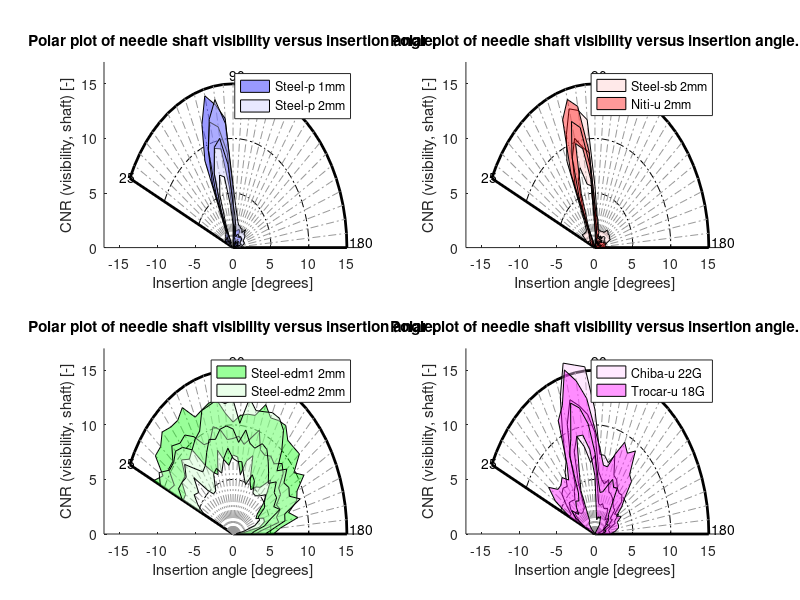
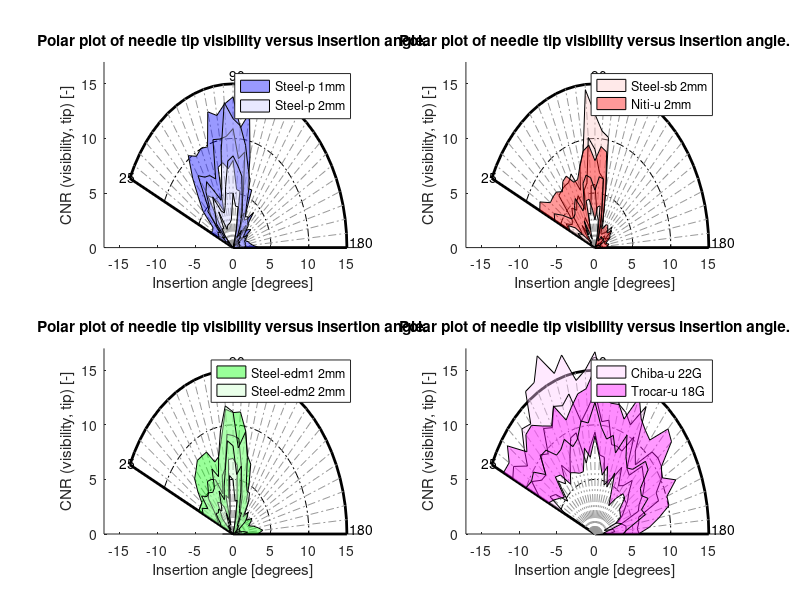

The MATLAB script that drew these images, in order:
% Visualization of stored data: visibility.
% Author: Nick J. van de Berg
% Date: 01-12-2017

% Inputs.
load vis_collected_data.mat v;
fields = fieldnames(v);
last_field = cell2mat(fields(end,1));                                       % Requires sequential order of structure fields.
last_vid_nr = str2double(last_field(4:end));

% Needle types to show.
ShownPerSubplot = {1:2,3:4,5:6,[7,9]};                                      % Needle indices compared in each subplot (as defined below).
subplots = length(ShownPerSubplot);                                         % Nr. of supplots.
ndl_sel = {'Steel_1mm', 'Steel_2mm', ...                                    % Needle names as used during data collection.
    'Steel_rough_2mm', 'Niti_2mm', ...     
    'Steel_1cut_2mm', 'Steel_2cut_2mm', ...                               
    'Bevel_22G', 'RFA_2mm', ...                                             
    'Trocar_18G'};
ndl_tags = {'Steel-p 1mm', 'Steel-p 2mm', ...                               % Corresponding needle names as used in article/images.
    'Steel-sb 2mm', 'Niti-u 2mm', ...            
    'Steel-edm1 2mm', 'Steel-edm2 2mm', ...                               
    'Chiba-u 22G', 'RFA_2mm', ...      
    'Trocar-u 18G'};
col_vec = {[0 0 255]; [200 200 255]; ...                                    % RGB colour channels, associated to each needle.
    [255 200 200]; [255 0 0]; ...
    [0 255 0]; [200 255 200]; ...
    [255 200 255]; [120 80 50]; ...
    [255 0 255]};  
col_vec = cellfun(@(x) x/255,col_vec,'un',0);
% Note: RFA needles were not included in the UMB article.

%% Load data...
len_ang = length(v.vid1.outputs.CNR_tip);                                   % Nr. of angles studied per video.
len_ndl = length(ndl_sel);                                                  % Nr. of needles evaluated.
CNR_tip = cell(len_ang,len_ndl);
CNR_sha = cell(len_ang,len_ndl);

i_builder = 1; % Table builder index.
for index = 1:last_vid_nr
    fn = strcat('vid',num2str(index)); % Recreate fieldname.
    try                                                                     % If file data exists: acquire experimental conditions.
        for n = 1:9
            ECs2{i_builder,n} = v.(fn).inputs.ECs{n}; %#ok<SAGROW>
        end
        ECs2{i_builder,10} = v.(fn).inputs.angles;
        [~,pos] = ismember(ECs2{i_builder,1},ndl_sel);
        ECs2{i_builder,11} = pos;                                           % Link vid file needle type to ndl_sel index.
        
        % Output data: acquire contrast to noise ratios (CNR).
        if pos>0
            for i = 1:len_ang
                CNR_tip{i,pos} = [CNR_tip{i,pos}, ...
                    v.(fn).outputs.CNR_tip(i)];
                CNR_sha{i,pos} = [CNR_sha{i,pos}, ....
                    v.(fn).outputs.CNR_shaft(i)];
            end
        end
        
        % If file data exists: +1 to table builder index.
        i_builder = i_builder+1;
    catch
    end
end

%% Compute summary metrics.

% Medians and standard deviations.
CNR_sha_med = cellfun(@median,CNR_sha);
CNR_sha_std = cellfun(@std,CNR_sha);
CNR_tip_med = cellfun(@median,CNR_tip);
CNR_tip_std = cellfun(@std,CNR_tip);

% Median +/- std margins.
CNR_sha_plus = CNR_sha_med + CNR_sha_std;
CNR_sha_min = CNR_sha_med - CNR_sha_std;
CNR_tip_plus = CNR_tip_med + CNR_tip_std;
CNR_tip_min = CNR_tip_med - CNR_tip_std;

threshold = 0.5;
reps = 10;
angs = (1:32)'; % (25:5:180)';
posrm = ones(length(angs),reps).*angs;
tempmat_t = cellfun(@(col) vertcat(col{:}), num2cell(CNR_tip, 1),...
    'UniformOutput', false);
tempmat_s = cellfun(@(col) vertcat(col{:}), num2cell(CNR_sha, 1),...
    'UniformOutput', false);
for ib = 1:len_ndl
    for rep = 1:reps
        temps_t{ib,rep} = posrm(tempmat_t{ib}(:,rep)-threshold>0); %#ok<SAGROW>
        temps_s{ib,rep} = posrm(tempmat_s{ib}(:,rep)-threshold>0); %#ok<SAGROW>
        range_min_t(ib,rep) = min(temps_t{ib,rep});%#ok<SAGROW>
        range_max_t(ib,rep) = max(temps_t{ib,rep});%#ok<SAGROW>
        range_min_s(ib,rep) = min(temps_s{ib,rep});%#ok<SAGROW>
        range_max_s(ib,rep) = max(temps_s{ib,rep});%#ok<SAGROW>
    end
    range_t{ib} = round(median(range_min_t(ib,:),2)):...
        round(median(range_max_t(ib,:),2));%#ok<SAGROW>
%     rangs_sd_t(ib) = round(std(range_min_t(ib,:),2)):...
%         round(median(range_max_t(ib,:),2));%#ok<SAGROW>
    range_s{ib} = round(median(range_min_s(ib,:),2)):...
        round(median(range_max_s(ib,:),2));%#ok<SAGROW>

end

% Apply rotations, counterclockwise angular rotation.
rot_ang = pi*(180-v.(fn).inputs.angles)/180; 
for i2 = 1:len_ang
    rot_mat = [cos(rot_ang(i2)), sin(rot_ang(i2)); ...
        -sin(rot_ang(i2)), cos(rot_ang(i2))];
    t1 = rot_mat.*[1;0];
    x_fact(i2) = t1(1,1); %#ok<SAGROW>
    y_fact(i2) = t1(1,2); %#ok<SAGROW>
end
tip_med_x = CNR_tip_med.*x_fact'; 
tip_plus_x = CNR_tip_plus.*x_fact'; 
tip_min_x = CNR_tip_min.*x_fact'; 
sha_med_x = CNR_sha_med.*x_fact';
sha_plus_x = CNR_sha_plus.*x_fact';
sha_min_x = CNR_sha_min.*x_fact';

tip_med_y = CNR_tip_med.*y_fact';
tip_plus_y = CNR_tip_plus.*y_fact';
tip_min_y = CNR_tip_min.*y_fact';
sha_med_y = CNR_sha_med.*y_fact';
sha_plus_y = CNR_sha_plus.*y_fact';
sha_min_y = CNR_sha_min.*y_fact';

% Show data shafts.
patch_a = 0.4; % Alpha value (transparantie) of patches.
figure('units','normalized','outerposition',[0 0 1 1]), hold on,
max_v = 15; % Max. value on radial axis.
for sp = 1:subplots
    subplot(2,2,sp)
    title('Polar plot of needle shaft visibility versus insertion angle.')
    xlabel('Insertion angle [degrees]');
    ylabel('CNR (visibility, shaft) [-]');
    xlim([-(max_v+2),(max_v+2)]); ylim([0,(max_v+2)]);
    line(5*x_fact,5*y_fact,'LineStyle','-.','Color','k',...
        'HandleVisibility','off');
    line(10*x_fact,10*y_fact,'LineStyle','-.','Color','k',...
        'HandleVisibility','off');
    line(15*x_fact,15*y_fact,'LineStyle','-.','Color','k',...
        'HandleVisibility','off');
    line(max_v*x_fact,max_v*y_fact,'LineWidth',2,'Color','k',...
        'HandleVisibility','off');
    line(max_v*[x_fact(1),0,1],max_v*[y_fact(1),0,0],...
        'LineWidth',2,'Color','k','HandleVisibility','off');
    for i3 = 2:len_ang-1
        line(max_v*[0,x_fact(i3)],max_v*[0,y_fact(i3)],'LineStyle','-.',...
            'LineWidth',0.2,'Color',[.6 .6 .6],'HandleVisibility','off');
    end
    text(-15,6.5,'25'); text(-0.5,15.8,'90'); text(15.3,0.5,'180');
    for ndls = ShownPerSubplot{sp}
        patch([sha_plus_x(:,ndls);flipud(sha_min_x(:,ndls))],...
            [sha_plus_y(:,ndls);flipud(sha_min_y(:,ndls))],col_vec{ndls},...
            'FaceAlpha',patch_a);
        line(sha_med_x(:,ndls),sha_med_y(:,ndls),'Color','k',...
            'HandleVisibility','off');
    end
    [~,h_legend] = legend(ndl_tags{ShownPerSubplot{sp}});
    PatchInLegend = findobj(h_legend, 'type', 'patch');
    for ptch_count = 1:length(ShownPerSubplot{sp})
        set(PatchInLegend(ptch_count), 'FaceAlpha', patch_a);
    end
end

% Show data tips.
figure('units','normalized','outerposition',[0 0 1 1]), hold on,
for sp = 1:subplots
    subplot(2,2,sp); 
    title('Polar plot of needle tip visibility versus insertion angle.')
    xlabel('Insertion angle [degrees]');
    ylabel('CNR (visibility, tip) [-]');
    xlim([-(max_v+2),(max_v+2)]); ylim([0,(max_v+2)]);
    line(5*x_fact,5*y_fact,'LineStyle','-.','Color','k',...
        'HandleVisibility','off');
    line(10*x_fact,10*y_fact,'LineStyle','-.','Color','k',...
        'HandleVisibility','off');
    line(15*x_fact,15*y_fact,'LineStyle','-.','Color','k',...
        'HandleVisibility','off');
    line(max_v*x_fact,max_v*y_fact,'LineWidth',2,'Color','k',...
        'HandleVisibility','off');
    line(max_v*[x_fact(1),0,1],max_v*[y_fact(1),0,0],...
        'LineWidth',2,'Color','k','HandleVisibility','off');
    for i3 = 2:len_ang-1
        line(max_v*[0,x_fact(i3)],max_v*[0,y_fact(i3)],'LineStyle','-.',...
            'LineWidth',0.2,'Color',[.6 .6 .6],'HandleVisibility','off');
    end
    text(-15,6.5,'25'); text(-0.5,15.8,'90'); text(15.3,0.5,'180');
    for ndls = ShownPerSubplot{sp}
        patch([tip_plus_x(:,ndls);flipud(tip_min_x(:,ndls))],...
            [tip_plus_y(:,ndls);flipud(tip_min_y(:,ndls))],col_vec{ndls},...
            'FaceAlpha',patch_a);
        line(tip_med_x(:,ndls),tip_med_y(:,ndls),'Color','k',...
            'HandleVisibility','off');
    end
    [~,h_legend] = legend(ndl_tags{ShownPerSubplot{sp}});
    PatchInLegend = findobj(h_legend, 'type', 'patch');
    for ptch_count = 1:length(ShownPerSubplot{sp})
        set(PatchInLegend(ptch_count), 'FaceAlpha', patch_a);
    end
end